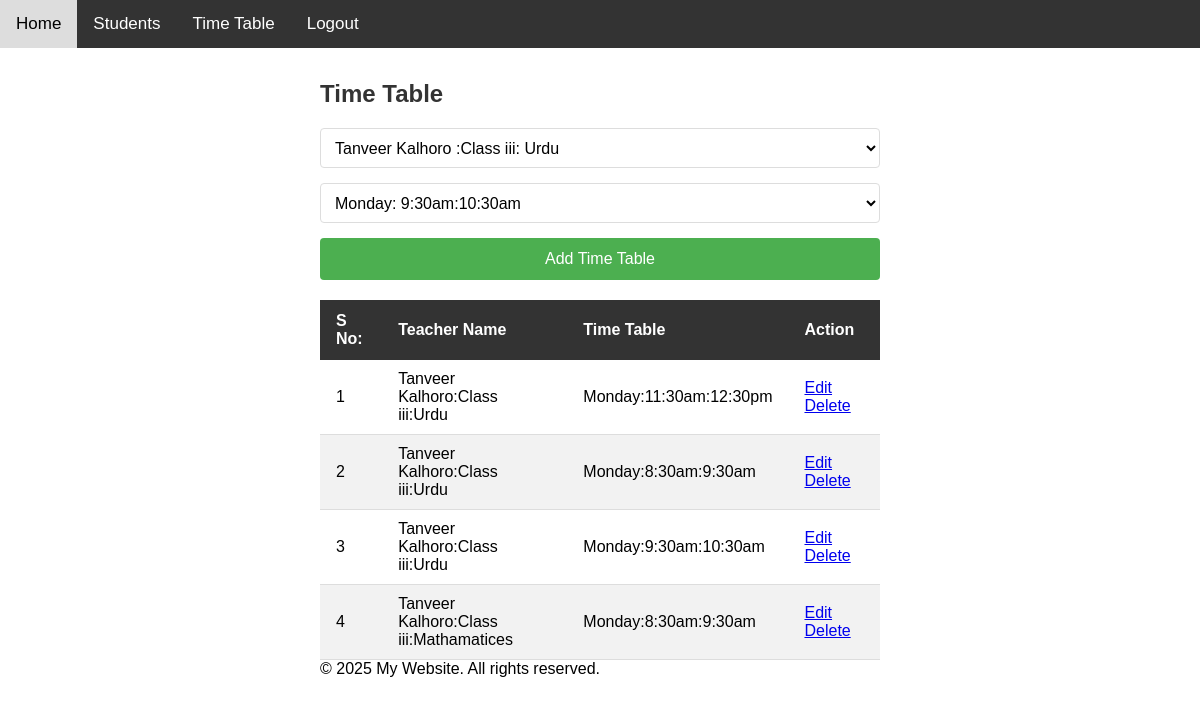
/time_table.php?menu_id=17&mode=edit&id=16 (signed in), run on the app's committed database.
### tables this page shows
CREATE TABLE `menus` (
  `id` int(11) NOT NULL AUTO_INCREMENT,
  `menus_name` varchar(256) DEFAULT NULL,
  `menus_links` varchar(256) DEFAULT NULL,
  `sort_order` int(10) DEFAULT 1,
  `is_display` smallint(1) DEFAULT 1,
  `enable` int(11) DEFAULT 1,
  PRIMARY KEY (`id`)
);

CREATE TABLE `time_table` (
  `id` int(11) NOT NULL AUTO_INCREMENT,
  `class_subject_id` int(11) DEFAULT NULL,
  `day_id` int(11) DEFAULT NULL,
  `enable` int(11) DEFAULT 1,
  PRIMARY KEY (`id`)
);

CREATE TABLE `teacher_subjects` (
  `id` int(11) NOT NULL AUTO_INCREMENT,
  `teacher_id` int(11) DEFAULT NULL,
  `class_subject_id` int(11) DEFAULT NULL,
  `enable` int(11) DEFAULT 1,
  PRIMARY KEY (`id`)
);

CREATE TABLE `teachers_info` (
  `teacher_id` int(11) NOT NULL AUTO_INCREMENT,
  `full_name` varchar(256) DEFAULT NULL,
  `user_name` varchar(256) DEFAULT NULL,
  `pasword` varchar(256) DEFAULT NULL,
  `role_id` varchar(11) DEFAULT NULL,
  `profile_pic` varchar(256) DEFAULT NULL,
  `email` varchar(256) DEFAULT NULL,
  `user_type` varchar(256) DEFAULT 'user',
  `enable` int(11) DEFAULT 1,
  PRIMARY KEY (`teacher_id`)
);

CREATE TABLE `day_time` (
  `day_id` int(11) NOT NULL AUTO_INCREMENT,
  `day` varchar(100) DEFAULT NULL,
  `time_start` varchar(100) DEFAULT NULL,
  `time_end` varchar(100) DEFAULT NULL,
  `enable` int(11) DEFAULT 1,
  PRIMARY KEY (`day_id`)
);

CREATE TABLE `classes` (
  `class_id` int(11) NOT NULL AUTO_INCREMENT,
  `class_name` varchar(100) DEFAULT NULL,
  `enable` int(11) DEFAULT 1,
  PRIMARY KEY (`class_id`)
);

CREATE TABLE `subjects` (
  `subject_id` int(11) NOT NULL AUTO_INCREMENT,
  `subject_name` varchar(100) DEFAULT NULL,
  `enable` int(11) DEFAULT 1,
  PRIMARY KEY (`subject_id`)
);

### time_table.php (the view, shortened to what this page needs)
<?php
include('header.php');
extract($_REQUEST);
if(isset($mode) && $mode=="edit" && isset($id)){
    $sql2     = "SELECT * FROM time_table WHERE id='$id' ";
    $result2  =mysqli_query($conn,$sql2);
    $count2   =mysqli_num_rows($result2);
    if($count2 > 0) {
        $data=mysqli_fetch_assoc($result2);
           $class_subject_id    = $data['class_subject_id'];
           $day_id    = $data['day_id'];
    }
}
extract($_POST);
$sql3    = "SELECT * FROM day_time ";
$result3  =mysqli_query($conn,$sql3);
$sql4    = "SELECT a.*,c.class_name,d. subject_name ,e.full_name
            FROM `teacher_subjects` a
            INNER JOIN `class_subjects` b ON a.class_subject_id =b.id
            INNER JOIN classes c ON b.class_id =c.class_id
            INNER JOIN subjects d ON b.subject_id =d.subject_id
            INNER JOIN teachers_info e ON e.teacher_id =a.teacher_id";
$result4  =mysqli_query($conn,$sql4);
?>
<!DOCTYPE html>
<html lang="en">
    <head>
    </head>
    <body>
        <?php include("sidebar.php"); ?>
        <div class="content">
            <div>
                <h2 class="form-title">Time Table</h2>
                <form method="post">
                    <div class="form-group">
                        <select id="class_subject_id" name="class_subject_id" value="<?php if(isset($class_subject_id)) { echo $class_subject_id;}?>">
                            <?php
                              $count4   =mysqli_num_rows($result4);
                            if($count4 > 0) {
                                while($data1=mysqli_fetch_assoc($result4)){?>
                            <option value="<?php echo $data1['id']; ?>" <?php if (isset($class_subject_id) && $class_subject_id == $data1['id']) { ?> selected="selected" <?php } ?>> <?php echo $data1['full_name']; ?> :<?php echo $data1['class_name']; ?>: <?php echo $data1['subject_name']; ?> </option>
                            <?php
                                }
                            }?>
                        </select>
                    </div>
                    <div class="form-group">
                        <select id="day_id" name="day_id" value="<?php if(isset($day_id)) { echo $day_id;}?>">
                            <?php
                            $count3   =mysqli_num_rows($result3);
                            if($count3 > 0) {
                                while($data=mysqli_fetch_assoc($result3)){?>
                                    <option value="<?php echo $data['day_id']; ?>" <?php if (isset($day_id) && $day_id == $data['day_id']) { ?> selected="selected" <?php } ?>> <?php echo $data['day']; ?>: <?php echo $data['time_start']; ?>:<?php echo $data['time_end']; ?> </option>
                            <?php
                                }
                            }?>
                        </select>
                    </div>
                    <div class="form-group">
                    <input type="submit" value="Add Time Table">
                    </div>
                </form>
            </div>
            <div>
                <table>
                     <thead>
                        <tr>
                            <th>S No:</th>
                            <th>Teacher Name </th>
                            <th>Time Table </th>
                            <th>Action</th>
                        </tr>
                    </thead>
                    <tbody>
                        <?php
                         $sql = "SELECT a.* ,c.subject_name, d.class_name, f.full_name ,g.day,g.time_start,g.time_end
                        FROM `time_table` a
                        INNER JOIN teacher_subjects e ON e.id = a.class_subject_id
                        INNER JOIN teachers_info f ON f.teacher_id =  e.teacher_id
                        INNER JOIN class_subjects b ON b.id =  e.class_subject_id
                        INNER JOIN subjects c ON c.subject_id =  b.subject_id
                        INNER JOIN classes d ON b.class_id    = d.class_id
                        INNER JOIN day_time g ON a.day_id = g.day_id";
                        $result = mysqli_query($conn,$sql);
                        $count = mysqli_num_rows($result);
                        $i = 1;
                        if($count > 0){
                            while($data = mysqli_fetch_assoc($result)){
                            $id= $data['id'];?>
                            <tr>
                                <td><?php echo $i; ?></td>
                                <td><?php echo ($data['full_name']); ?>:<?php echo ($data['class_name']); ?>:<?php echo ($data['subject_name']); ?></td>
                                <td><?php echo ($data['day']); ?>:<?php echo ($data['time_start']); ?>:<?php echo ($data['time_end']); ?></td>
                                <td>
                                    <a href="time_table.php?menu_id=<?php echo $menu_id;?>&mode=edit&id=<?php echo $id?>">Edit</a>  &nbsp;&nbsp;
                                    <a href="time_table.php?menu_id=<?php echo $menu_id;?>&mode=delete&id=<?php echo $id?>">Delete</a>
                                </td>
                            </tr>
                        <?php
                            $i++;
                            }
                        }?>
                    </tbody>
                </table>
            </div>
        <?php
        include("footer.php"); ?>
        </div>
    </body>
 </html>

### sidebar.php
<?php
if(isset($_SESSION['user_id'])){
  $sql    ="SELECT DISTINCT  a.* FROM `menus` a WHERE a.enable = 1 AND a.is_display = 1 ORDER BY a.sort_order ";
  $result =mysqli_query($conn,$sql);
  $count  =mysqli_num_rows($result);?>
  <div class="horizontal-sidebar">
      <a href="index.php">Home</a>
      <?php
      if($count > 0){
          while($data =mysqli_fetch_assoc($result)) {
            $site_bar_menu_id = $data['id'];
            $sql    ="SELECT a.*
                      FROM users a
                      INNER JOIN `role_per` b ON a.`role_id` = b.role_id
                      WHERE a.id = '".$_SESSION['user_id']."'
                      AND b.`menus_id` = '".$site_bar_menu_id."' ";
            $result2 =mysqli_query($conn,$sql);
            $count2  =mysqli_num_rows($result2);
            if($count2 > 0 ||  $_SESSION['user_type'] =="SuperAdmin"){ ?>
              <a href="<?php echo $data['menus_links']; ?>?menu_id=<?php echo $data['id']; ?>"><?php echo $data['menus_name']; ?></a>
            <?php }
          }
      }?>
      <a href="logout.php">Logout</a>
  </div>
<?php }?>

### css.php (style rules this page uses)
* { margin: 0; padding: 0; box-sizing: border-box; }
body { font-family: Arial, sans-serif; }
.horizontal-sidebar { background: #333; overflow: hidden; position: fixed; top: 0; width: 100%; }
.horizontal-sidebar a { float: left; display: block; color: white; text-align: center; padding: 14px 16px; text-decoration: none; font-size: 17px; }
.content { margin-top: 60px; padding: 20px; }
table { width: 100%; border-collapse: collapse; margin-top: 20px; }
th { background-color: #333; color: white; padding: 12px 16px; text-align: left; }
td { padding: 10px 16px; border-bottom: 1px solid #ddd; }
tr:nth-child(even) { background-color: #f2f2f2; }
.content { margin-top: 60px; padding: 20px; max-width: 600px; margin-left: auto; margin-right: auto; }
.form-title { color: #333; margin-bottom: 20px; }
.form-group { margin-bottom: 15px; }
input[type="text"], input[type="email"], input[type="password"], select { width: 100%; padding: 10px; border: 1px solid #ddd; border-radius: 4px; font-size: 16px; }
select { height: 40px; background-color: white; }
input[type="submit"] { background-color: #4CAF50; color: white; padding: 12px 20px; border: none; border-radius: 4px; cursor: pointer; font-size: 16px; width: 100%; }

### data on the page
menus: menus_name "Students"
menus: menus_name "Time Table"
time_table: class_subject_id "Tanveer Kalhoro :Class iii: Urdu", day_id "Monday: 9:30am:10:30am", teachers_info.full_name "Tanveer Kalhoro", classes.class_name "Class iii", subjects.subject_name "Urdu", day.day "Monday", day.time_start "9:30am", day.time_end "10:30am"
time_table: teachers_info.full_name "Tanveer Kalhoro", classes.class_name "Class iii", subjects.subject_name "Urdu", day.day "Monday", day.time_start "11:30am", day.time_end "12:30pm"
time_table: teachers_info.full_name "Tanveer Kalhoro", classes.class_name "Class iii", subjects.subject_name "Urdu", day.day "Monday", day.time_start "8:30am", day.time_end "9:30am"
time_table: teachers_info.full_name "Tanveer Kalhoro", classes.class_name "Class iii", subjects.subject_name "Mathamatices", day.day "Monday", day.time_start "8:30am", day.time_end "9:30am"
